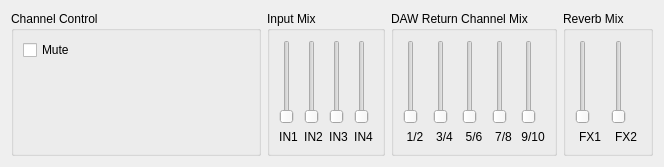
       <widget class="QWidget" name="tab" >
        <attribute name="title" >
         <string>Out9/10</string>
        </attribute>
        <layout class="QGridLayout" >
         <item row="0" column="0" >
          <layout class="QHBoxLayout" >
           <item>
            <widget class="QGroupBox" name="groupOut910_1" >
             <property name="minimumSize" >
              <size>
               <width>250</width>
               <height>0</height>
              </size>
             </property>
             <property name="title" >
              <string>Channel Control</string>
             </property>
             <layout class="QGridLayout" >
              <item row="0" column="0" >
               <layout class="QVBoxLayout" >
                <item>
                 <widget class="QCheckBox" name="chkOut910Mute" >
                  <property name="text" >
                   <string>Mute</string>
                  </property>
                 </widget>
                </item>
                <item>
                 <spacer>
                  <property name="orientation" >
                   <enum>Qt::Vertical</enum>
                  </property>
                  <property name="sizeType" >
                   <enum>QSizePolicy::Expanding</enum>
                  </property>
                  <property name="sizeHint" >
                   <size>
                    <width>41</width>
                    <height>81</height>
                   </size>
                  </property>
                 </spacer>
                </item>
               </layout>
              </item>
             </layout>
            </widget>
           </item>
           <item>
            <widget class="QGroupBox" name="groupOut910_2" >
             <property name="title" >
              <string>Input Mix</string>
             </property>
             <layout class="QHBoxLayout" >
              <item>
               <layout class="QVBoxLayout" >
                <item>
                 <widget class="QSlider" name="sldIN1Out910" >
                  <property name="minimum" >
                   <number>0</number>
                  </property>
                  <property name="maximum" >
                   <number>32767</number>
                  </property>
                  <property name="singleStep" >
                   <number>10000</number>
                  </property>
                  <property name="pageStep" >
                   <number>1000</number>
                  </property>
                  <property name="orientation" >
                   <enum>Qt::Vertical</enum>
                  </property>
                  <property name="tickInterval" >
                   <number>10000</number>
                  </property>
                 </widget>
                </item>
                <item>
                 <widget class="QLabel" name="txtOut910In12" >
                  <property name="text" >
                   <string>IN1</string>
                  </property>
                  <property name="alignment" >
                   <set>Qt::AlignCenter</set>
                  </property>
                  <property name="wordWrap" >
                   <bool>false</bool>
                  </property>
                 </widget>
                </item>
               </layout>
              </item>
              <item>
               <layout class="QVBoxLayout" >
                <item>
                 <widget class="QSlider" name="sldIN2Out910" >
                  <property name="minimum" >
                   <number>0</number>
                  </property>
                  <property name="maximum" >
                   <number>32767</number>
                  </property>
                  <property name="singleStep" >
                   <number>10000</number>
                  </property>
                  <property name="pageStep" >
                   <number>1000</number>
                  </property>
                  <property name="orientation" >
                   <enum>Qt::Vertical</enum>
                  </property>
                  <property name="tickInterval" >
                   <number>10000</number>
                  </property>
                 </widget>
                </item>
                <item>
                 <widget class="QLabel" name="txtOut910In12_3" >
                  <property name="text" >
                   <string>IN2</string>
                  </property>
                  <property name="alignment" >
                   <set>Qt::AlignCenter</set>
                  </property>
                  <property name="wordWrap" >
                   <bool>false</bool>
                  </property>
                 </widget>
                </item>
               </layout>
              </item>
              <item>
               <layout class="QVBoxLayout" >
                <item>
                 <widget class="QSlider" name="sldIN3Out910" >
                  <property name="minimum" >
                   <number>0</number>
                  </property>
                  <property name="maximum" >
                   <number>32767</number>
                  </property>
                  <property name="singleStep" >
                   <number>10000</number>
                  </property>
                  <property name="pageStep" >
                   <number>1000</number>
                  </property>
                  <property name="orientation" >
                   <enum>Qt::Vertical</enum>
                  </property>
                  <property name="tickInterval" >
                   <number>10000</number>
                  </property>
                 </widget>
                </item>
                <item>
                 <widget class="QLabel" name="txtOut910In12_2" >
                  <property name="text" >
                   <string>IN3</string>
                  </property>
                  <property name="alignment" >
                   <set>Qt::AlignCenter</set>
                  </property>
                  <property name="wordWrap" >
                   <bool>false</bool>
                  </property>
                 </widget>
                </item>
               </layout>
              </item>
              <item>
               <layout class="QVBoxLayout" >
                <item>
                 <widget class="QSlider" name="sldIN4Out910" >
                  <property name="minimum" >
                   <number>0</number>
                  </property>
                  <property name="maximum" >
                   <number>32767</number>
                  </property>
                  <property name="singleStep" >
                   <number>10000</number>
                  </property>
                  <property name="pageStep" >
                   <number>1000</number>
                  </property>
                  <property name="orientation" >
                   <enum>Qt::Vertical</enum>
                  </property>
                  <property name="tickInterval" >
                   <number>10000</number>
                  </property>
                 </widget>
                </item>
                <item>
                 <widget class="QLabel" name="txtOut910In34" >
                  <property name="text" >
                   <string>IN4</string>
                  </property>
                  <property name="alignment" >
                   <set>Qt::AlignCenter</set>
                  </property>
                  <property name="wordWrap" >
                   <bool>false</bool>
                  </property>
                 </widget>
                </item>
               </layout>
              </item>
             </layout>
            </widget>
           </item>
           <item>
            <widget class="QGroupBox" name="groupOut910_3" >
             <property name="title" >
              <string>DAW Return Channel Mix</string>
             </property>
             <layout class="QGridLayout" >
              <item row="0" column="0" >
               <layout class="QVBoxLayout" >
                <item>
                 <widget class="QSlider" name="sldPC12Out910" >
                  <property name="minimum" >
                   <number>0</number>
                  </property>
                  <property name="maximum" >
                   <number>32767</number>
                  </property>
                  <property name="singleStep" >
                   <number>10000</number>
                  </property>
                  <property name="pageStep" >
                   <number>1000</number>
                  </property>
                  <property name="orientation" >
                   <enum>Qt::Vertical</enum>
                  </property>
                  <property name="tickInterval" >
                   <number>10000</number>
                  </property>
                 </widget>
                </item>
                <item>
                 <widget class="QLabel" name="txtOut910PC12" >
                  <property name="text" >
                   <string>1/2</string>
                  </property>
                  <property name="alignment" >
                   <set>Qt::AlignCenter</set>
                  </property>
                  <property name="wordWrap" >
                   <bool>false</bool>
                  </property>
                 </widget>
                </item>
               </layout>
              </item>
              <item row="0" column="1" >
               <layout class="QVBoxLayout" >
                <item>
                 <widget class="QSlider" name="sldPC34Out910" >
                  <property name="minimum" >
                   <number>0</number>
                  </property>
                  <property name="maximum" >
                   <number>32767</number>
                  </property>
                  <property name="singleStep" >
                   <number>10000</number>
                  </property>
                  <property name="pageStep" >
                   <number>1000</number>
                  </property>
                  <property name="orientation" >
                   <enum>Qt::Vertical</enum>
                  </property>
                  <property name="tickInterval" >
                   <number>10000</number>
                  </property>
                 </widget>
                </item>
                <item>
                 <widget class="QLabel" name="txtOut910PC34" >
                  <property name="text" >
                   <string>3/4</string>
                  </property>
                  <property name="alignment" >
                   <set>Qt::AlignCenter</set>
                  </property>
                  <property name="wordWrap" >
                   <bool>false</bool>
                  </property>
                 </widget>
                </item>
               </layout>
              </item>
              <item row="0" column="2" >
               <layout class="QVBoxLayout" >
                <item>
                 <widget class="QSlider" name="sldPC56Out910" >
                  <property name="minimum" >
                   <number>0</number>
                  </property>
                  <property name="maximum" >
                   <number>32767</number>
                  </property>
                  <property name="singleStep" >
                   <number>10000</number>
                  </property>
                  <property name="pageStep" >
                   <number>1000</number>
                  </property>
                  <property name="orientation" >
                   <enum>Qt::Vertical</enum>
                  </property>
                  <property name="tickInterval" >
                   <number>10000</number>
                  </property>
                 </widget>
                </item>
                <item>
                 <widget class="QLabel" name="txtOut910PC56" >
                  <property name="text" >
                   <string>5/6</string>
                  </property>
                  <property name="alignment" >
                   <set>Qt::AlignCenter</set>
                  </property>
                  <property name="wordWrap" >
                   <bool>false</bool>
                  </property>
                 </widget>
                </item>
               </layout>
              </item>
              <item row="0" column="3" >
               <layout class="QVBoxLayout" >
                <item>
                 <widget class="QSlider" name="sldPC78Out910" >
                  <property name="minimum" >
                   <number>0</number>
                  </property>
                  <property name="maximum" >
                   <number>32767</number>
                  </property>
                  <property name="singleStep" >
                   <number>10000</number>
                  </property>
                  <property name="pageStep" >
                   <number>1000</number>
                  </property>
                  <property name="orientation" >
                   <enum>Qt::Vertical</enum>
                  </property>
                  <property name="tickInterval" >
                   <number>10000</number>
                  </property>
                 </widget>
                </item>
                <item>
                 <widget class="QLabel" name="txtOut910PC78" >
                  <property name="text" >
                   <string>7/8</string>
                  </property>
                  <property name="alignment" >
                   <set>Qt::AlignCenter</set>
                  </property>
                  <property name="wordWrap" >
                   <bool>false</bool>
                  </property>
                 </widget>
                </item>
               </layout>
              </item>
              <item row="0" column="4" >
               <layout class="QVBoxLayout" >
                <item>
                 <widget class="QSlider" name="sldPC910Out910" >
                  <property name="minimum" >
                   <number>0</number>
                  </property>
                  <property name="maximum" >
                   <number>32767</number>
                  </property>
                  <property name="singleStep" >
                   <number>10000</number>
                  </property>
                  <property name="pageStep" >
                   <number>1000</number>
                  </property>
                  <property name="orientation" >
                   <enum>Qt::Vertical</enum>
                  </property>
                  <property name="tickInterval" >
                   <number>10000</number>
                  </property>
                 </widget>
                </item>
                <item>
                 <widget class="QLabel" name="txtOut910PC910" >
                  <property name="text" >
                   <string>9/10</string>
                  </property>
                  <property name="alignment" >
                   <set>Qt::AlignCenter</set>
                  </property>
                  <property name="wordWrap" >
                   <bool>false</bool>
                  </property>
                 </widget>
                </item>
               </layout>
              </item>
             </layout>
            </widget>
           </item>
           <item>
            <widget class="QGroupBox" name="groupOut12_4_5" >
             <property name="title" >
              <string>Reverb Mix</string>
             </property>
             <layout class="QHBoxLayout" >
              <item>
               <layout class="QVBoxLayout" >
                <item>
                 <widget class="QSlider" name="sldFX1Out910" >
                  <property name="minimum" >
                   <number>0</number>
                  </property>
                  <property name="maximum" >
                   <number>32767</number>
                  </property>
                  <property name="singleStep" >
                   <number>10000</number>
                  </property>
                  <property name="pageStep" >
                   <number>1000</number>
                  </property>
                  <property name="orientation" >
                   <enum>Qt::Vertical</enum>
                  </property>
                  <property name="tickInterval" >
                   <number>10000</number>
                  </property>
                 </widget>
                </item>
                <item>
                 <widget class="QLabel" name="txtOut12In12_2_5" >
                  <property name="text" >
                   <string>FX1</string>
                  </property>
                  <property name="alignment" >
                   <set>Qt::AlignCenter</set>
                  </property>
                  <property name="wordWrap" >
                   <bool>false</bool>
                  </property>
                 </widget>
                </item>
               </layout>
              </item>
              <item>
               <layout class="QVBoxLayout" >
                <item>
                 <widget class="QSlider" name="sldFX2Out910" >
                  <property name="minimum" >
                   <number>0</number>
                  </property>
                  <property name="maximum" >
                   <number>32767</number>
                  </property>
                  <property name="singleStep" >
                   <number>10000</number>
                  </property>
                  <property name="pageStep" >
                   <number>1000</number>
                  </property>
                  <property name="orientation" >
                   <enum>Qt::Vertical</enum>
                  </property>
                  <property name="tickInterval" >
                   <number>10000</number>
                  </property>
                 </widget>
                </item>
                <item>
                 <widget class="QLabel" name="txtOut12In12_2_5_2" >
                  <property name="text" >
                   <string>FX2</string>
                  </property>
                  <property name="alignment" >
                   <set>Qt::AlignCenter</set>
                  </property>
                  <property name="wordWrap" >
                   <bool>false</bool>
                  </property>
                 </widget>
                </item>
               </layout>
              </item>
             </layout>
            </widget>
           </item>
          </layout>
         </item>
        </layout>
       </widget>
